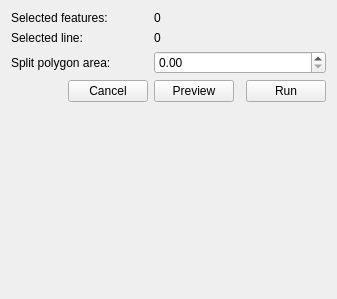
<?xml version="1.0" encoding="UTF-8"?>
<ui version="4.0">
 <class>MoveLineArea</class>
 <widget class="QWidget" name="MoveLineArea">
  <property name="geometry">
   <rect>
    <x>0</x>
    <y>0</y>
    <width>337</width>
    <height>299</height>
   </rect>
  </property>
  <property name="windowTitle">
   <string>Form</string>
  </property>
  <layout class="QGridLayout" name="gridLayout">
   <item row="3" column="1">
    <widget class="QPushButton" name="cancel_btn">
     <property name="text">
      <string>Cancel</string>
     </property>
    </widget>
   </item>
   <item row="2" column="2" colspan="3">
    <widget class="QDoubleSpinBox" name="split_polygon_area">
     <property name="suffix">
      <string/>
     </property>
     <property name="maximum">
      <double>9999999.000000000000000</double>
     </property>
    </widget>
   </item>
   <item row="3" column="2">
    <widget class="QPushButton" name="preview_btn">
     <property name="text">
      <string>Preview</string>
     </property>
    </widget>
   </item>
   <item row="3" column="4">
    <widget class="QPushButton" name="run_btn">
     <property name="text">
      <string>Run</string>
     </property>
    </widget>
   </item>
   <item row="0" column="2">
    <widget class="QLabel" name="sel_features_lbl">
     <property name="text">
      <string>0</string>
     </property>
    </widget>
   </item>
   <item row="4" column="1">
    <spacer name="verticalSpacer">
     <property name="orientation">
      <enum>Qt::Vertical</enum>
     </property>
     <property name="sizeHint" stdset="0">
      <size>
       <width>20</width>
       <height>40</height>
      </size>
     </property>
    </spacer>
   </item>
   <item row="1" column="2" colspan="2">
    <widget class="QLabel" name="selected_line_lbl">
     <property name="text">
      <string>0</string>
     </property>
    </widget>
   </item>
   <item row="3" column="0">
    <spacer name="horizontalSpacer">
     <property name="orientation">
      <enum>Qt::Horizontal</enum>
     </property>
     <property name="sizeHint" stdset="0">
      <size>
       <width>40</width>
       <height>20</height>
      </size>
     </property>
    </spacer>
   </item>
   <item row="0" column="0" colspan="2">
    <widget class="QLabel" name="label_22">
     <property name="text">
      <string>Selected features:</string>
     </property>
    </widget>
   </item>
   <item row="1" column="0" colspan="2">
    <widget class="QLabel" name="label_30">
     <property name="text">
      <string>Selected line:</string>
     </property>
    </widget>
   </item>
   <item row="2" column="0" colspan="2">
    <widget class="QLabel" name="label_6">
     <property name="text">
      <string>Split polygon area:</string>
     </property>
    </widget>
   </item>
  </layout>
 </widget>
 <resources/>
 <connections/>
</ui>
